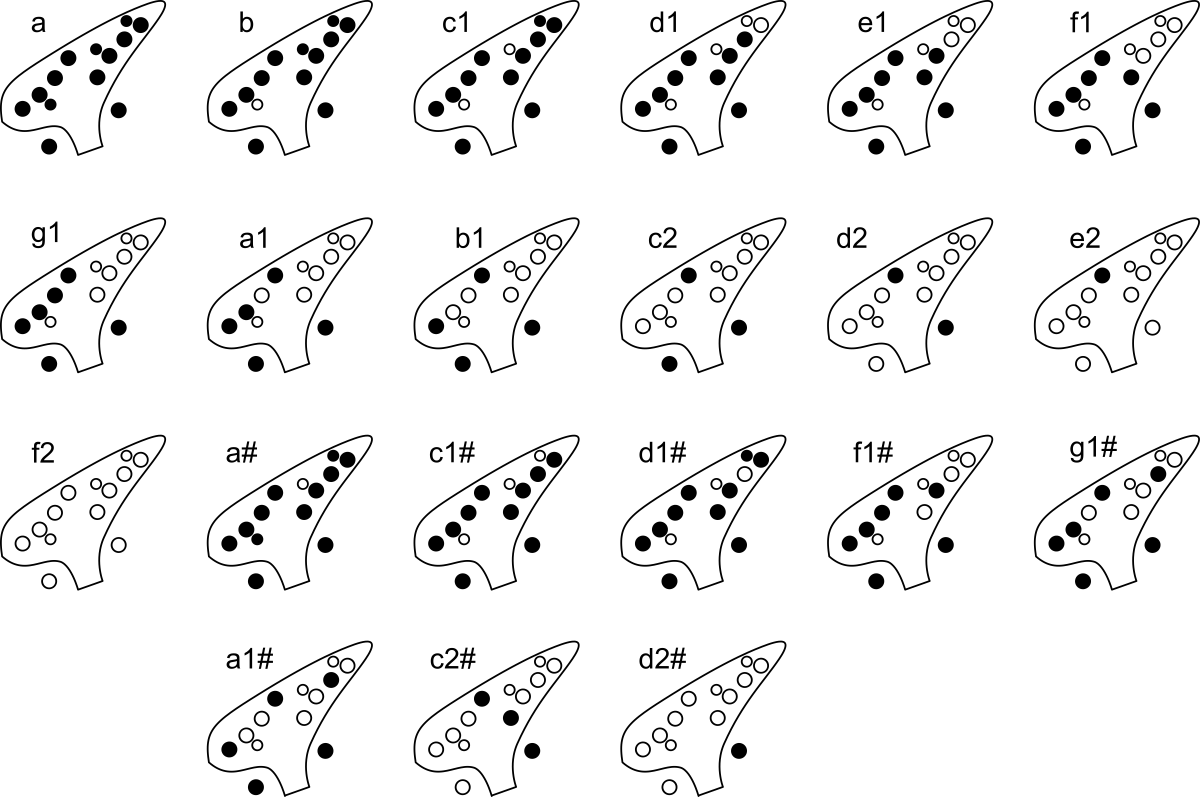
#> input picture ocarina/a.png, 2400 x 1593 px (shown at 1/2 size)
$ python a.py
#> lines starting #> are read from the running program, lines starting #| are printed output that depends on the picture
import cv2
import numpy as np

img = cv2.imread('a.png')
#> img is the input picture: shape (1593, 2400, 3); min 0, max 255, mean 239.2
cv2.imshow('',img); cv2.waitKey()
sz = img.shape
#> sz = (1593, 2400, 3)
names = ['a','b','c1','d1','e1','f1','g1','a1','b1','c2','d2','e2','f2','as','c1s','d1s','f1s','g1s','n','a1s','c2s','d2s','n']
for i in range(4):
 for j in range(6):
  print()
  if i<3:
   posx = [435*i,435*i+320]
  else:
   posx = [img.shape[0]-320,img.shape[0]]
  posy = [int(img.shape[1]*j/6),int(img.shape[1]*(j+1)/6)]
  cv2.imshow('',img[posx[0]:posx[1],posy[0]:posy[1],:]); cv2.waitKey()
#> (the run stopped early here; a loop or call above may not have finished)

$ run again, with ocarina/a e e d c e.png copied over ocarina/a.png
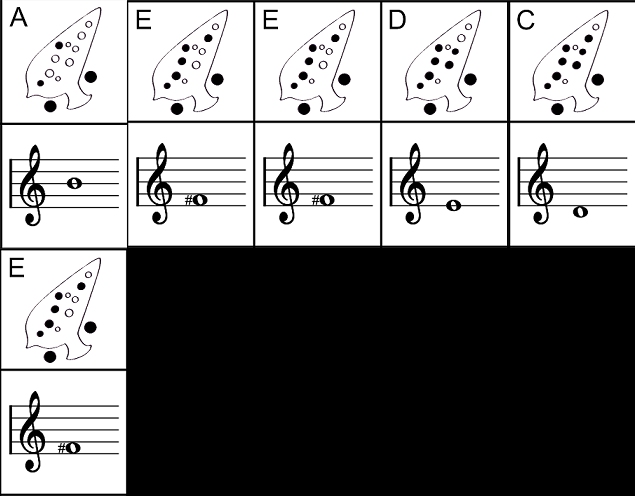
#> input picture ocarina/a e e d c e.png, 635 x 496 px
#> img is the input picture: shape (496, 635, 3); mean B, G, R 135, 134.9, 135.1

$ run again, with ocarina/a g e d c d d c e d d c.png copied over ocarina/a.png
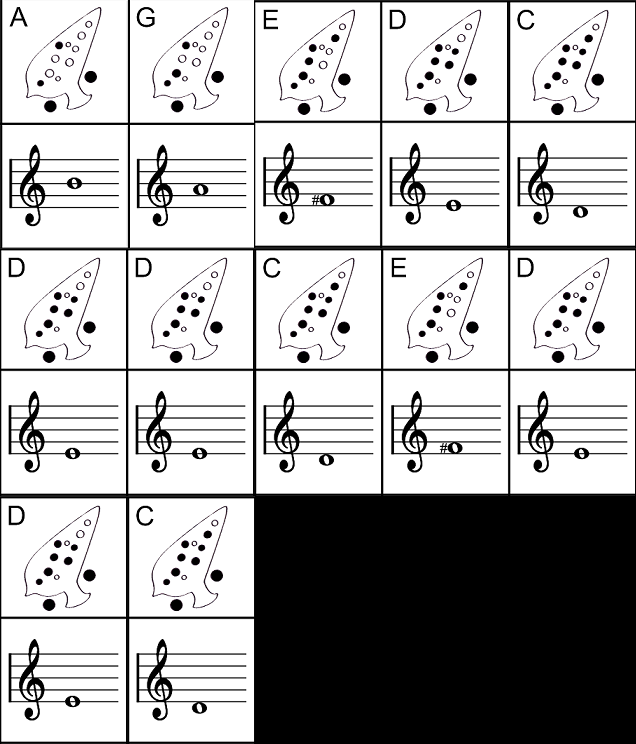
#> input picture ocarina/a g e d c d d c e d d c.png, 636 x 744 px
#> img is the input picture: shape (744, 636, 3); mean B, G, R 179.7, 179.5, 179.7

$ run again, with ocarina/a g1 e1 d1 c1 d1 d1 c1 e1 d1 d1 c1.png copied over ocarina/a.png
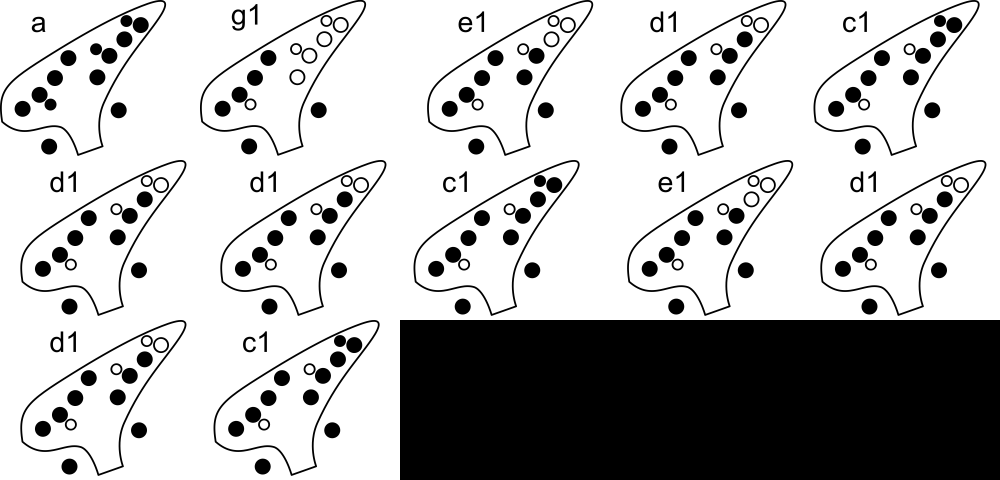
#> input picture ocarina/a g1 e1 d1 c1 d1 d1 c1 e1 d1 d1 c1.png, 2000 x 960 px (shown at 1/2 size)
#> img is the input picture: shape (960, 2000, 3); min 0, max 255, mean 184.1
